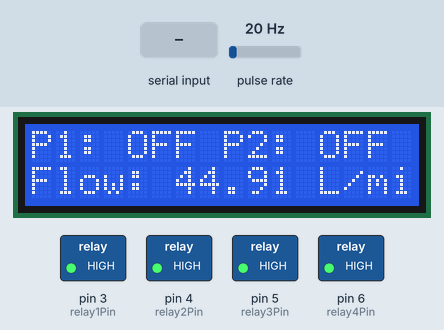
This sketch was run on a simulated Arduino Uno, built with avr-gcc and run on an emulated ATmega328P. Parts: 16×2 character LCD, switched loads named in the sketch (green lamp = pin HIGH). Wiring (inferred from the names in the program): pulse sensor: data pin 2. The test bench sets the inputs (shaded band); at power-on: pulse rate 20 Hz. What the sketch prints to the serial monitor is not drawn.

Above: at 1.2 s.
1.3 s: "p1on\n" received over Serial
At 2.6 s:
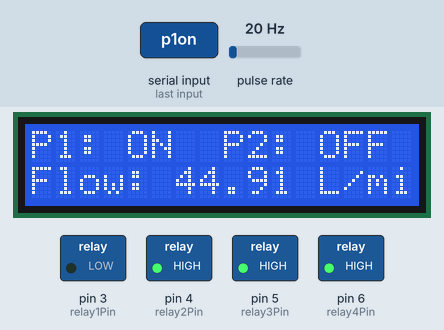
4.3 s: "p2on\n" received over Serial
At 5.5 s:
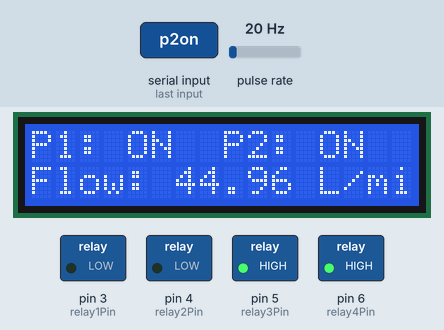
7.3 s: "p1off\n" received over Serial
At 9.9 s:
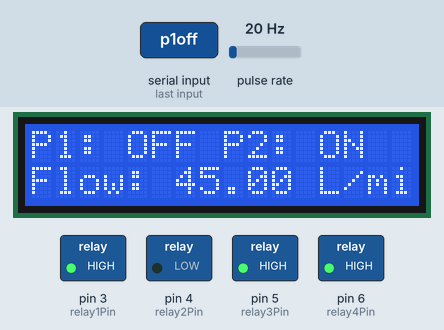
10.3 s: "v1on\n" received over Serial
At 11.5 s:
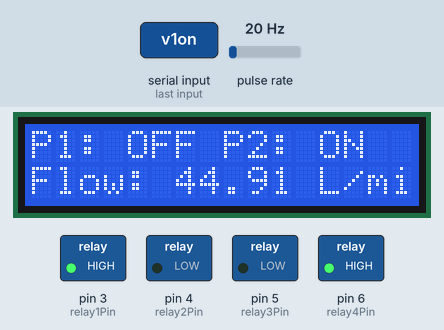
13.3 s: "p2off\n" received over Serial
At 15.2 s:
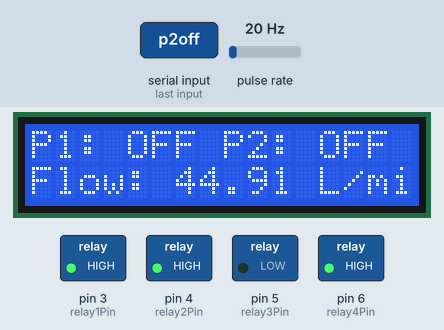
16.3 s: pulse rate (sensor on pin 2) set to 4 Hz
At 18.4 s:
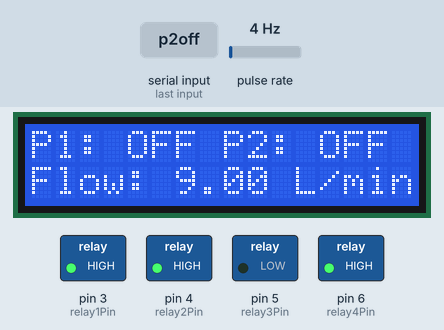
Timing chart, 0 to 19.9 s (numbered marks = the images above; inputs shaded):
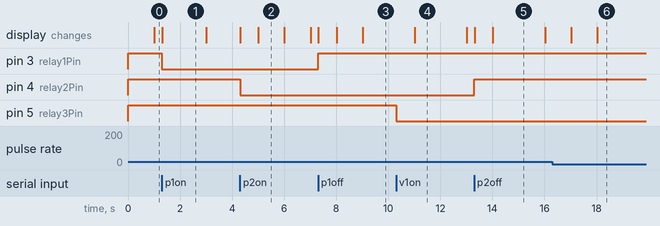

The sketch:

relay_pumps_flow_lcd.ino
```cpp
// This sketch allows 2 active low relays to be controlled using serial commands, and writes ON/OFF status to an LCD.
// It also reads a flow rate sensor and writes the value to the LCD.
// Alex Yiannakou 12/05/2023

#include <LiquidCrystal.h>

int flowSensorPin = 2;
int relay1Pin = 3; // Controls Pump 1
int relay2Pin = 4; // Controls Pump 2
int relay3Pin = 5; // Controls Valve 1
int relay4Pin = 6; // Controls Valve 2
volatile int flowPulseCount = 0;

int rs = 8;  // LCD pin 4
int en = 9;  // LCD pin 6
int d4 = 10; // LCD pin 11
int d5 = 11; // LCD pin 12
int d6 = 12; // LCD pin 13
int d7 = 13; // LCD pin 14

LiquidCrystal lcd(rs, en, d4, d5, d6, d7); // Initialise the LCD

void setup() {

  // Set up relay, flow sensor, and interrupt pins
  pinMode(relay1Pin, OUTPUT);
  pinMode(relay2Pin, OUTPUT);
  pinMode(relay3Pin, OUTPUT);
  pinMode(relay4Pin, OUTPUT);
  pinMode(flowSensorPin, INPUT_PULLUP);
  attachInterrupt(digitalPinToInterrupt(flowSensorPin), flowPulse, RISING); // Attach inttupt to flow sensor

  // Initialise relays to OFF
  digitalWrite(relay1Pin, HIGH);
  digitalWrite(relay2Pin, HIGH);
  digitalWrite(relay3Pin, HIGH);
  digitalWrite(relay4Pin, HIGH);

  Serial.begin(9600); // Open serial port

  lcd.begin(16, 2); // Initialize the LCD with 16 columns and 2 rows
  lcd.setCursor(0, 0); // Set cursor to first position
  lcd.print("P1: OFF P2: OFF");
}

void loop() {
  if (Serial.available() > 0) {   // Checks if any data is waiting in the serial port input buffer
    String inputString = Serial.readStringUntil('\n');   // If data is waiting, read the input string

    // Turn relays ON/OFF and print status to LCD based on serial commands
    if (inputString == "p1on") {
      digitalWrite(relay1Pin, LOW);
      Serial.println("Pump 1: ON");
      lcd.setCursor(4, 0);
      lcd.print("ON ");
    }
    else if (inputString == "p1off") {
      digitalWrite(relay1Pin, HIGH);
      Serial.println("Pump 1: OFF");
      lcd.setCursor(4, 0);
      lcd.print("OFF");
    }
    else if (inputString == "p2on") {
      digitalWrite(relay2Pin, LOW);
      Serial.println("Pump 2: ON");
      lcd.setCursor(12, 0);
      lcd.print("ON ");
    }
    else if (inputString == "p2off") {
      digitalWrite(relay2Pin, HIGH);
      Serial.println("Pump 2: OFF");
      lcd.setCursor(12, 0);
      lcd.print("OFF");
    }
    else if (inputString == "v1on") {
      digitalWrite(relay3Pin, LOW);
      Serial.println("Valve 1: ON");
    }
    else if (inputString == "v1off") {
      digitalWrite(relay3Pin, HIGH);
      Serial.println("Valve 1: OFF");
    }
    else if (inputString == "v2on") {
      digitalWrite(relay4Pin, LOW);
      Serial.println("Valve 2: ON");
    }
    else if (inputString == "v2off") {
      digitalWrite(relay4Pin, HIGH);
      Serial.println("Valve 2: OFF");
    }
    else if (inputString == "alloff") {
      digitalWrite(relay1Pin, HIGH);
      digitalWrite(relay2Pin, HIGH);
      digitalWrite(relay3Pin, HIGH);
      digitalWrite(relay4Pin, HIGH);
      Serial.println("All Components Off");
    }
  }

  // Read flow sensor and update LCD
  float flowRate = getFlowRate();
  lcd.setCursor(0, 1);
  lcd.print("Flow: ");
  lcd.print(flowRate);
  lcd.print(" L/min ");
}

void flowPulse() {
  flowPulseCount++;
}

float getFlowRate() {
  static unsigned long lastTime = 0;
  static float lastFlowRate = 0;
  unsigned long now = millis();
  float flowRate = 0;

  if (now - lastTime >= 1000) {
    detachInterrupt(digitalPinToInterrupt(flowSensorPin));
    flowRate = (flowPulseCount * 2.25) / (now - lastTime) * 1000;
    lastFlowRate = flowRate;
    lastTime = now;
    flowPulseCount = 0;
    attachInterrupt(digitalPinToInterrupt(flowSensorPin), flowPulse, RISING);
  } else {
    flowRate = lastFlowRate;
  }

  return flowRate;
}
```

Measured:
- after the input at 1.3 s, pin 3 (relay1Pin): HIGH → LOW at once; the display: changes at once (image 1)
- after the input at 4.3 s, pin 4 (relay2Pin): HIGH → LOW at once; the display: first changes at once (image 2 shows a later state)
- after the input at 7.3 s, pin 3 (relay1Pin): LOW → HIGH at once; the display: changes at once (image 3)
- after the input at 10.3 s, pin 5 (relay3Pin): HIGH → LOW at once
- after the input at 13.3 s, pin 4 (relay2Pin): LOW → HIGH at once; the display: first changes at once (image 5 shows a later state)
- what the display in image 1 shows lasts 1.7 s, from 1.3 s to 3.0 s
- what the display in image 2 shows lasts 1.0 s, from 5.0 s to 6.0 s
